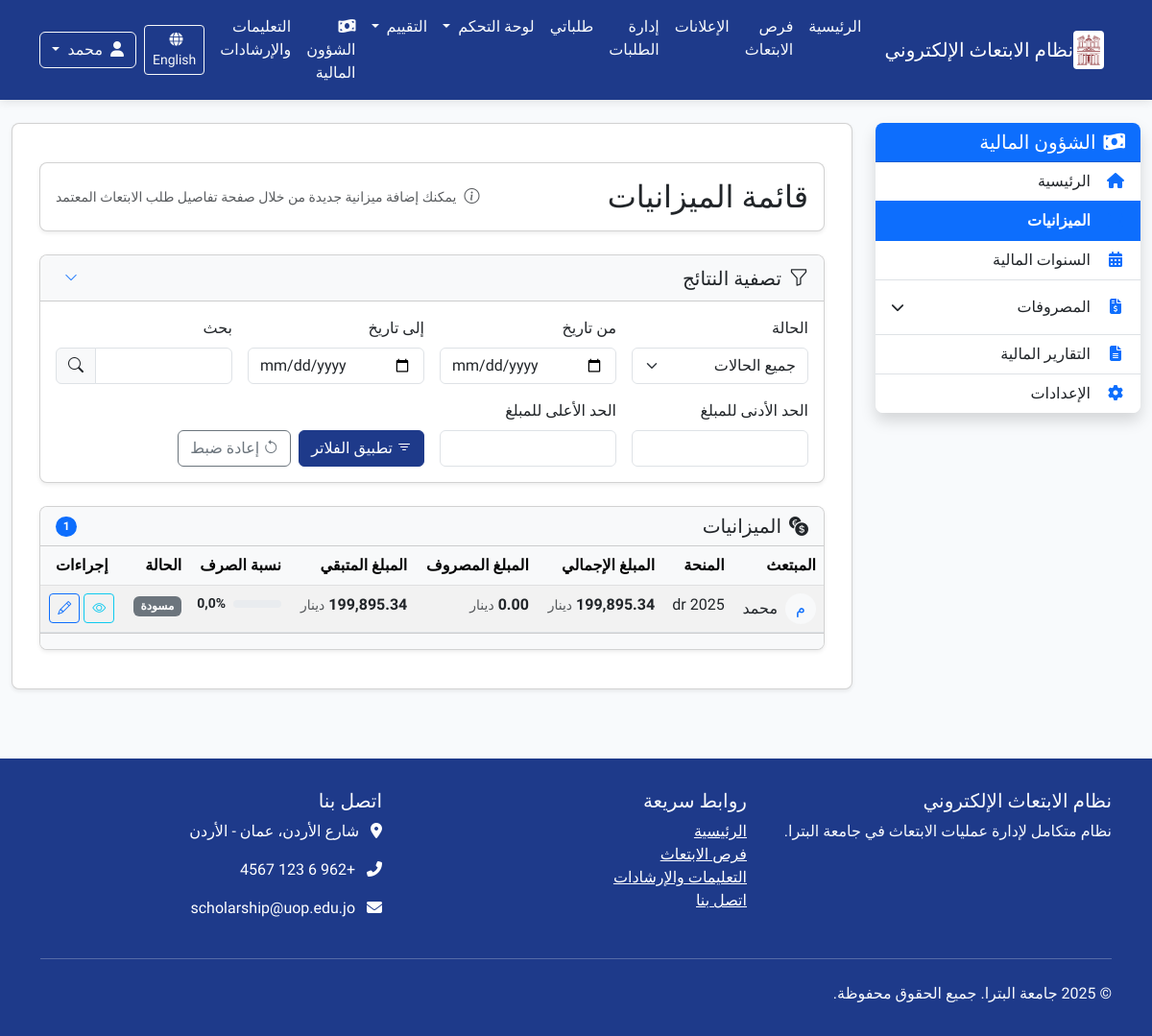
Page /ar/finance/budgets/ (signed in) on the earlier database version.
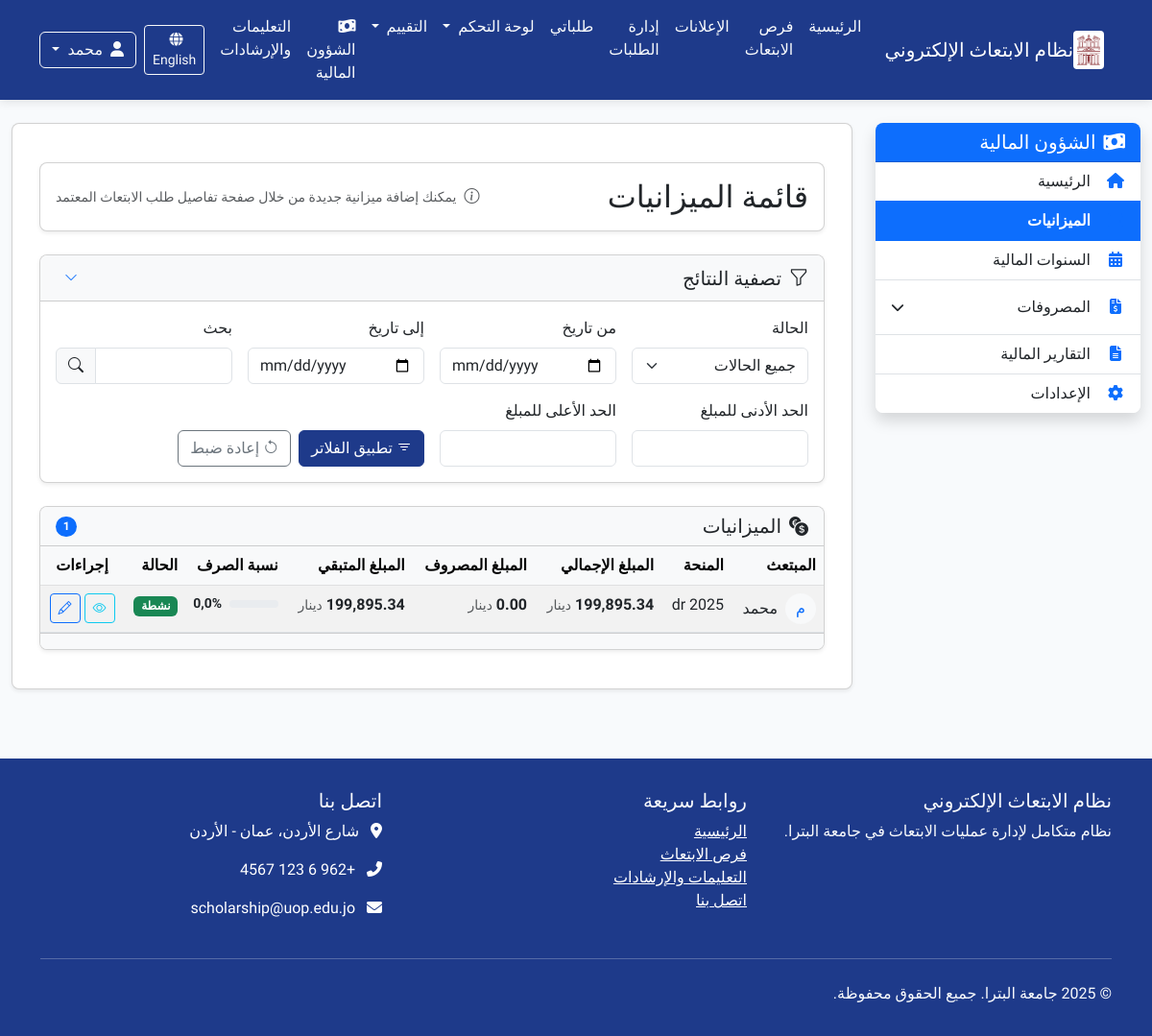
Same page on the later database version.
### finance/models.py (models this page shows, shortened)
class ScholarshipBudget(models.Model):
    STATUS_CHOICES = [
        ('draft', _('مسودة')),
        ('pending', _('قيد المراجعة')),
        ('active', _('نشطة')),
        ('closed', _('مغلقة')),
        ('cancelled', _('ملغية')),
    ]
    application = models.OneToOneField(
        'applications.Application',
        on_delete=models.CASCADE,
        related_name='budget',
        verbose_name=_('طلب الابتعاث')
    )
    fiscal_year = models.ForeignKey(
        'FiscalYear',
        on_delete=models.SET_NULL,
        null=True, blank=True,
        related_name='scholarship_budgets',
        verbose_name=_('السنة المالية')
    )
    total_amount = models.DecimalField(
        max_digits=12,
        decimal_places=2,
        validators=[MinValueValidator(Decimal('0.01'))],
        verbose_name=_('إجمالي الميزانية'),
        help_text=_('إجمالي مبلغ الميزانية بالدينار الأردني')
    )
    start_date = models.DateField(
        verbose_name=_('تاريخ البداية'),
        help_text=_('تاريخ بداية صرف الميزانية')
    )
    end_date = models.DateField(
        verbose_name=_('تاريخ النهاية'),
        help_text=_('تاريخ انتهاء صرف الميزانية')
    )
    status = models.CharField(
        max_length=20,
        choices=STATUS_CHOICES,
        default='draft',
        verbose_name=_('حالة الميزانية')
    )
    tuition_fees = models.DecimalField(
        max_digits=10,
        decimal_places=2,
        default=Decimal('0.00'),
        validators=[MinValueValidator(Decimal('0.00'))],
        verbose_name=_('الرسوم الدراسية'),
        help_text=_('إجمالي الرسوم الدراسية بالدينار الأردني')
    )
    monthly_stipend = models.DecimalField(
        max_digits=10,
        decimal_places=2,
        default=Decimal('0.00'),
        validators=[MinValueValidator(Decimal('0.00'))],
        verbose_name=_('المخصص الشهري'),
        help_text=_('إجمالي المخصصات الشهرية لجميع السنوات')
    )
    travel_allowance = models.DecimalField(
        max_digits=10,
        decimal_places=2,
        default=Decimal('0.00'),
        validators=[MinValueValidator(Decimal('0.00'))],
        verbose_name=_('مخصص السفر'),
        help_text=_('تكلفة تذاكر السفر')
    )
    health_insurance = models.DecimalField(
        max_digits=10,
        decimal_places=2,
        default=Decimal('0.00'),
        validators=[MinValueValidator(Decimal('0.00'))],
        verbose_name=_('التأمين الصحي'),
        help_text=_('تكلفة التأمين الصحي لجميع السنوات')
    )
    other_expenses = models.DecimalField(
        max_digits=10,
        decimal_places=2,
        default=Decimal('0.00'),
        validators=[MinValueValidator(Decimal('0.00'))],
        verbose_name=_('مصاريف أخرى'),
        help_text=_('التأمين على الحياة، النسبة الإضافية، رسوم الفيزا، إلخ')
    )
    exchange_rate = models.DecimalField(
        max_digits=8,
        decimal_places=4,
        default=Decimal('0.7100'),
        validators=[MinValueValidator(Decimal('0.0001'))],
        verbose_name=_('سعر الصرف'),
        help_text=_('سعر صرف العملة الأجنبية مقابل الدينار الأردني')
    )
    foreign_currency = models.CharField(
        max_length=3,
        default='GBP',
        verbose_name=_('العملة الأجنبية'),
        help_text=_('رمز العملة الأجنبية (مثل: GBP, USD, EUR)')
    )
    academic_year = models.CharField(
        max_length=20,
        verbose_name=_('السنة الدراسية'),
        help_text=_('السنة الدراسية (مثال: 2024-2025)')
    )
    is_current = models.BooleanField(
        default=True,
        verbose_name=_('السنة الحالية'),
        help_text=_('هل هذه هي السنة الدراسية الحالية للمبتعث؟')
    )
    created_by = models.ForeignKey(
        User,
        on_delete=models.SET_NULL,
        null=True, blank=True,
        related_name='created_budgets',
        verbose_name=_('أنشأ بواسطة')
    )
    created_at = models.DateTimeField(
        auto_now_add=True,
        verbose_name=_('تاريخ الإنشاء')
    )
    updated_at = models.DateTimeField(
        auto_now=True,
        verbose_name=_('تاريخ التحديث')
    )
    notes = models.TextField(
        blank=True,
        verbose_name=_('ملاحظات'),
        help_text=_('ملاحظات إضافية حول الميزانية')
    )
    class Meta:
        verbose_name = _('ميزانية ابتعاث')
        verbose_name_plural = _('ميزانيات الابتعاث')
        ordering = ['-created_at']
        indexes = [
            models.Index(fields=['status']),
            models.Index(fields=['fiscal_year']),
            models.Index(fields=['academic_year']),
            models.Index(fields=['created_at']),
        ]
    def get_spent_amount(self):
        total = self.expenses.filter(status='approved').aggregate(
            total=models.Sum('amount')
        )['total'] or Decimal('0.00')
        return total.quantize(Decimal('0.01'), rounding=ROUND_HALF_UP)
    def get_remaining_amount(self):
        spent = self.get_spent_amount()
        remaining = self.total_amount - spent
        return remaining.quantize(Decimal('0.01'), rounding=ROUND_HALF_UP)
    def get_spent_percentage(self):
        if self.total_amount <= 0:
            return Decimal('0.00')
        spent = self.get_spent_amount()
        percentage = (spent / self.total_amount * 100)
        return percentage.quantize(Decimal('0.01'), rounding=ROUND_HALF_UP)

### applications/models.py (models this page shows, shortened)
class Application(models.Model):
    scholarship = models.ForeignKey(Scholarship, verbose_name=_("فرصة الابتعاث"), on_delete=models.CASCADE,
                                    related_name="applications")
    applicant = models.ForeignKey(User, verbose_name=_("المتقدم"), on_delete=models.CASCADE,
                                  related_name="applications")
    status = models.ForeignKey(ApplicationStatus, verbose_name=_("حالة الطلب"), on_delete=models.PROTECT,
                               related_name="applications")
    application_date = models.DateTimeField(_("تاريخ التقديم"), auto_now_add=True)
    last_update = models.DateTimeField(_("آخر تحديث"), auto_now=True)
    motivation_letter = models.TextField(_("خطاب الدوافع"),
                                         help_text=_("اشرح لماذا تريد التقدم لهذه الفرصة وما هي أهدافك"))
    research_proposal = models.TextField(_("مقترح البحث"), blank=True, null=True,
                                         help_text=_("إذا كان الابتعاث لدراسة الدكتوراه، أرفق مقترح البحث الخاص بك"))
    comments = models.TextField(_("ملاحظات إضافية"), blank=True, null=True,
                                help_text=_("أي معلومات إضافية تود إضافتها لطلبك"))
    acceptance_letter = models.BooleanField(_("هل لديك قبول مبدئي؟"), default=False)
    acceptance_university = models.CharField(_("اسم الجامعة التي لديك قبول فيها"), max_length=200, blank=True,
                                             null=True)
    admin_notes = models.TextField(_("ملاحظات إدارية"), blank=True, null=True)
    class Meta:
        verbose_name = _("طلب ابتعاث")
        verbose_name_plural = _("طلبات الابتعاث")
        ordering = ['-application_date']
        unique_together = ['scholarship', 'applicant']

### announcements/models.py (models this page shows, shortened)
class Scholarship(models.Model):
    STATUS_CHOICES = (
        ('draft', _('مسودة')),
        ('published', _('منشور')),
        ('closed', _('مغلق')),
    )
    title = models.CharField(_("العنوان"), max_length=200)
    scholarship_type = models.ForeignKey(ScholarshipType, verbose_name=_("نوع الابتعاث"), on_delete=models.CASCADE,
                                         related_name="scholarships")
    description = models.TextField(_("الوصف"))
    requirements = models.TextField(_("المتطلبات"))
    benefits = models.TextField(_("المميزات"), blank=True, null=True)
    countries = models.CharField(_("الدول المتاحة"), max_length=255, blank=True, null=True)
    universities = models.TextField(_("الجامعات المتاحة"), blank=True, null=True)
    deadline = models.DateTimeField(_("الموعد النهائي للتقديم"))
    publication_date = models.DateTimeField(_("تاريخ النشر"), default=timezone.now)
    status = models.CharField(_("الحالة"), max_length=20, choices=STATUS_CHOICES, default='draft')
    max_applicants = models.PositiveIntegerField(_("الحد الأقصى للمتقدمين"), default=0, help_text=_("0 يعني غير محدود"))
    eligibility_criteria = models.TextField(_("معايير الأهلية"), blank=True, null=True)
    application_process = models.TextField(_("عملية التقديم"), blank=True, null=True)
    contact_info = models.TextField(_("معلومات الاتصال"), blank=True, null=True)
    attachment = models.FileField(_("مرفق"), upload_to='scholarship_attachments/', blank=True, null=True)
    created_by = models.ForeignKey(User, verbose_name=_("تم إنشاؤه بواسطة"), on_delete=models.CASCADE,
                                   related_name="created_scholarships")
    updated_at = models.DateTimeField(_("تم التحديث في"), auto_now=True)
    class Meta:
        verbose_name = _("فرصة ابتعاث")
        verbose_name_plural = _("فرص الابتعاث")
        ordering = ['-publication_date']

### finance/views.py (the view, shortened to what this page needs)
# urls.py: path('budgets/', views.budget_list, name='budget_list'),
@login_required
@permission_required('finance.view_scholarshipbudget', raise_exception=True)
def budget_list(request):
    filter_form = BudgetFilterForm(request.GET)
    budgets = ScholarshipBudget.objects.all().order_by('-created_at')
    if filter_form.is_valid():
        data = filter_form.cleaned_data
        if data.get('status'):
            budgets = budgets.filter(status=data['status'])
        if data.get('fiscal_year'):
            budgets = budgets.filter(fiscal_year=data['fiscal_year'])
        if data.get('start_date'):
            budgets = budgets.filter(start_date__gte=data['start_date'])
        if data.get('end_date'):
            budgets = budgets.filter(end_date__lte=data['end_date'])
        if data.get('min_amount'):
            budgets = budgets.filter(total_amount__gte=data['min_amount'])
        if data.get('max_amount'):
            budgets = budgets.filter(total_amount__lte=data['max_amount'])
    for budget in budgets:
        budget.spent_amount = budget.get_spent_amount()
        budget.remaining_amount = budget.get_remaining_amount()
        budget.spent_percentage = budget.get_spent_percentage()
    paginator = Paginator(budgets, 10)  # 10 عناصر في كل صفحة
    page = request.GET.get('page')
    try:
        budgets_page = paginator.page(page)
    except PageNotAnInteger:
        budgets_page = paginator.page(1)
    except EmptyPage:
        budgets_page = paginator.page(paginator.num_pages)
    open_fiscal_years = FiscalYear.objects.filter(status='open').order_by('-year')
    active_budgets = ScholarshipBudget.objects.filter(status='active')
    total_budget_amount = active_budgets.aggregate(total=Sum('total_amount'))['total'] or 0
    context = {
        'budgets': budgets_page,
        'filter_form': filter_form,
        'total_count': budgets.count(),
        'open_fiscal_years': open_fiscal_years,
        'total_budget_amount': total_budget_amount,
    }
    return render(request, 'finance/budget_list.html', context)

### finance/templates/finance/budget_list.html (shortened to what the changed rows need)
{% extends "finance/base.html" %}
{% load i18n %}
{% load static %}
{% load currency_format %}
{% block finance_content %}
<div class="container-fluid py-4">
    <div class="card shadow-sm mb-4">
        <div class="card-body">
            <div class="d-flex justify-content-between align-items-center">
                <h2 class="card-title mb-0">{% trans "قائمة الميزانيات" %}</h2>
            </div>
        </div>
    </div>
    <div class="card shadow-sm">
        <div class="card-body p-0">
            <div class="table-responsive">
                <table class="table table-hover table-striped mb-0">
                    <thead class="table-light">
                        <tr>
                            <th>{% trans "المبتعث" %}</th>
                            <th>{% trans "المنحة" %}</th>
                            <th>{% trans "المبلغ الإجمالي" %}</th>
                            <th>{% trans "المبلغ المصروف" %}</th>
                            <th>{% trans "المبلغ المتبقي" %}</th>
                            <th>{% trans "نسبة الصرف" %}</th>
                            <th>{% trans "الحالة" %}</th>
                            <th class="text-center">{% trans "إجراءات" %}</th>
                        </tr>
                    </thead>
                    <tbody>
                        {% for budget in budgets %}
                        <tr>
                            <td>
                                <div class="d-flex align-items-center">
                                    <div class="avatar-circle bg-light text-primary me-2">
                                        {{ budget.application.applicant.get_full_name|slice:":1" }}
                                    </div>
                                    <div>{{ budget.application.applicant.get_full_name }}</div>
                                </div>
                            </td>
                            <td>
                                <span class="text-truncate d-inline-block" style="max-width: 200px;" title="{{ budget.application.scholarship.title }}">
                                    {{ budget.application.scholarship.title }}
                                </span>
                            </td>
                            <td>
                                <span class="fw-bold">{{ budget.total_amount|currency }}</span>
                                <small class="text-muted">{% trans "دينار" %}</small>
                            </td>
                            <td>
                                <span class="fw-bold">{{ budget.spent_amount|currency }}</span>
                                <small class="text-muted">{% trans "دينار" %}</small>
                            </td>
                            <td>
                                <span class="fw-bold">{{ budget.remaining_amount|currency }}</span>
                                <small class="text-muted">{% trans "دينار" %}</small>
                            </td>
                            <td>
                                <div class="d-flex align-items-center">
                                    <div class="progress flex-grow-1 me-2" style="height: 8px;">
                                    </div>
                                    <span class="small fw-bold">{{ budget.spent_percentage|floatformat:1 }}%</span>
                                </div>
                            </td>
                            <td>
                                {% if budget.status == 'active' %}
                                    <span class="badge bg-success">{{ budget.get_status_display }}</span>
                                {% elif budget.status == 'suspended' %}
                                    <span class="badge bg-warning text-dark">{{ budget.get_status_display }}</span>
                                {% else %}
                                    <span class="badge bg-secondary">{{ budget.get_status_display }}</span>
                                {% endif %}
                            </td>
                            <td>
                                <div class="d-flex justify-content-center">
                                    <a href="{% url 'finance:budget_detail' budget.id %}" class="btn btn-sm btn-outline-info me-1" title="{% trans 'عرض' %}">
                                        <i class="bi bi-eye"></i>
                                    </a>
                                    {% if perms.finance.change_scholarshipbudget %}
                                    <a href="{% url 'finance:update_budget' budget.id %}" class="btn btn-sm btn-outline-primary" title="{% trans 'تعديل' %}">
                                        <i class="bi bi-pencil"></i>
                                    </a>
                                    {% endif %}
                                </div>
                            </td>
                        </tr>
                        {% endfor %}
                    </tbody>
                </table>
            </div>
        </div>
    </div>
</div>
{% block extra_css %}
<link rel="stylesheet" href="https://cdn.jsdelivr.net/npm/bootstrap-icons@1.11.1/font/bootstrap-icons.css">
{% endblock %}
{% endblock %}

Differences in the rows shown:
changed ScholarshipBudget "محمد": status "مسودة" → "نشطة"
